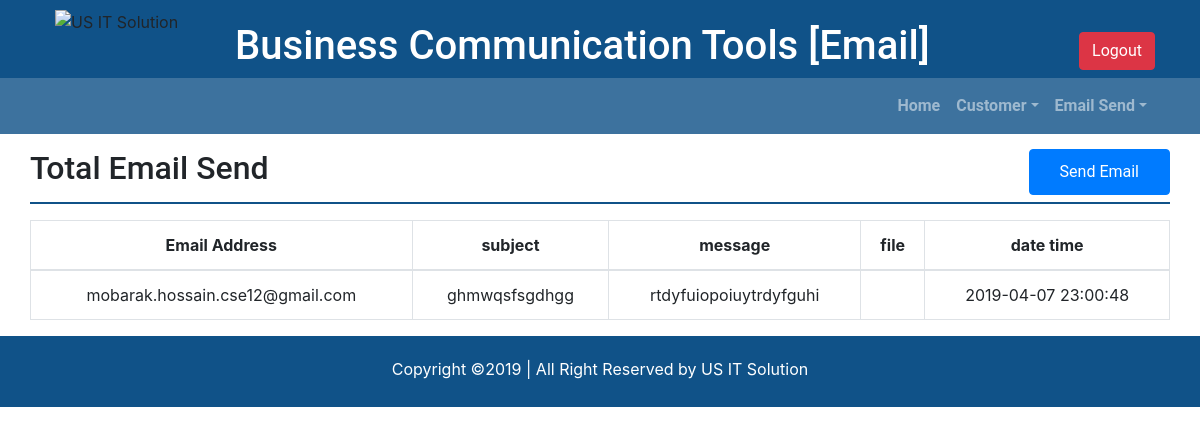
The page /show_mail.php?id=3 (signed in) on the database its author committed.
### tables this page shows
CREATE TABLE `email_record` (
  `id` int(11) NOT NULL,
  `email` varchar(100) NOT NULL,
  `email_id` int(11) NOT NULL,
  `subject` varchar(100) NOT NULL,
  `message` varchar(100) NOT NULL,
  `file` text NOT NULL,
  `date_time` datetime NOT NULL DEFAULT CURRENT_TIMESTAMP ON UPDATE CURRENT_TIMESTAMP
);

### show_mail.php (the view, shortened to what this page needs)
<!DOCTYPE html>
<html>
<?php
include("header.php");
?>
<?php
include("connection.php");
$id = $_GET['id'];
$query = "SELECT * FROM email_record WHERE email_id=$id";
$data = mysqli_query($conn, $query);
$total = mysqli_num_rows($data);
if ($total!= 0) {
?>
<div id="main-content">
    <div class="container">
        <div class="row">
            <div class="content-all">
                <h2>Total Email Send <button class="btn btn-primary"><a href="select_email.php" style="color: #fff; text-decoration: none">Send Email</a></button></h2>
                <table class="table table-bordered mt-3 table-hover text-center">
                    <thead>
                        <tr>
                            <th>Email Address</th>
                            <th>subject</th>
                            <th>message</th>
                            <th>file</th>
                            <th>date time</th>
                        </tr>
                    </thead>
		            <?php
		            while ($result = mysqli_fetch_assoc($data)) { ?>
		                <tr>
		                        <td><?php echo $result['email']; ?></td>
		                        <td><?php echo $result['subject']; ?></td>
		                        <td><?php echo $result['message']; ?></td>
		                        <td><?php echo $result['file']; ?></td>
		                        <td><?php echo $result['date_time']; ?></td>
		                    </tr>
		               <?php }
		            }else{
		                echo "No record found";
		            }
		            ?>
                </table>
            </div>
        </div>
    </div>
</div>
<?php
include("footer.php");
?>
</body>
</html>

### main.css (style rules this page uses)
*, *::before, *::after { margin: 0; padding: 0; box-sizing: border-box; }
.content-all { width: 100%; }
.content-all h2 { padding: 15px 0; font-family: roboto; border-bottom: 2px solid #105288; }
button.btn.btn-primary { padding: 10px 30px; text-align: center; float: right; }

### rows shown on the page
email_record: email "mobarak.hossain.cse12@gmail.com", subject "ghmwqsfsgdhgg", message "rtdyfuiopoiuytrdyfguhi", date_time "2019-04-07 23:00:48"
